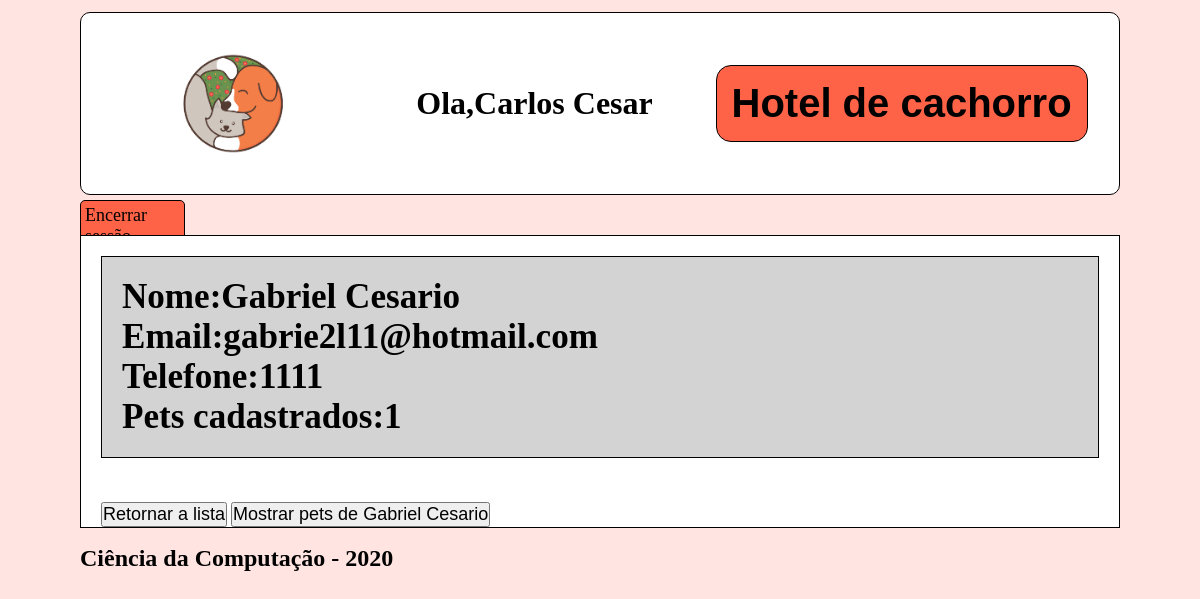
Screenshot of /meu-cliente/1 (signed in) with the database file from the repository.
### cliente/models.py (models this page shows, shortened)
class Pessoa(models.Model):
    _CPF = models.CharField(max_length=16, blank=False,null=False, default=0)
    _nome = models.CharField("Nome",max_length=100,blank=False,null=False)
    _email = models.EmailField("E-Mail",max_length=200,blank=True, null=False, unique=True)
    _tel = models.CharField("Telefone",max_length=20,blank=True,null=True)
    user = models.OneToOneField(User, verbose_name="Usuario",on_delete=models.CASCADE, null=True)
    class Meta:
        abstract = True
    @property
    def nome(self):
        return self._nome
    @property
    def CPF(self):
        return self._CPF
    @property
    def email(self):
        return self._email
    @property
    def tel(self):
        return self._tel

class Monitor(Pessoa):
    administrador = models.ForeignKey(Administrador, verbose_name="Administradores",on_delete=models.CASCADE, null=True,blank=True)
    _CTPS = models.CharField(max_length=25,blank=True,null=True)
    class Meta:
        verbose_name = 'monitor'
        verbose_name_plural = 'monitores'
    @property
    def CTPS(self):
        return self._CTPS

class Cliente(Pessoa):
    monitor_escolhido = models.ForeignKey(Monitor, verbose_name="Monitor responsável", on_delete=models.CASCADE, null=True,blank=True)
    class Meta:
        verbose_name = 'cliente'
        verbose_name_plural = 'clientes'

### cliente/views.py (the view)
# urls.py: path('meu-cliente/<id>', views.detalhe_cliente),
@login_required(login_url='/login/')
def detalhe_cliente(request,id):
    monitor = Monitor.objects.get(user = request.user)
    cliente = Cliente.objects.get(monitor_escolhido= monitor,id=id)
    pet = Pet.objects.filter(dono = cliente)
    return render(request, 'meu-cliente.html',{'cliente':cliente,'pet':pet,'monitor':monitor})

### cliente/templates/meu-cliente.html (shortened to what this page needs)
{%load static%}
<!DOCTYPE html>
<html lang="en">
<head>
</head>
<body>
    <div class="header">
            <img class="logo" src="{% static 'logo.png' %}" alt="My image">
            <h1 class="user">Ola,{{monitor.nome}}</h1>
            <h1 class="title">Hotel de cachorro</h1>
    </div>
    <div class="nav">
            <ul class="nav-1">
                <li class='logout'><a href="/logout/">Encerrar sessão</a></li>
            </ul>
    </div>
    <div class="conteudo">
        <div class="pet">
            <h3>Nome:{{cliente.nome}}</h3>
            <h3>Email:{{cliente.email}}</h3>
            <h3>Telefone:{{cliente.tel}}</h3>
            <h3>Pets cadastrados:{{pet.count}}</h3>
        </div>
        <div class="botoes">
            <button class=""><a href="/monitor/">Retornar a lista</a></button>
            <button class=""><a href="/meu-cliente/{{cliente.id}}/pets/">Mostrar pets de {{cliente.nome}}</a></button>
        </div>
    </div>
    <div class="footer">
        <footer>
            <h2>Ciência da Computação - 2020</h2>
        </footer>
    </div>
</body>
</html>

### cliente/templates/meu-cliente.html (style rules this page uses)
* { padding:0; margin:0; }
body { display: grid; background-color:mistyrose; min-width: 100vh; grid-template-columns: 1fr; grid-template-rows: 200px 30px 1fr 100px; grid-template-areas: 'cabecalho' 'navegacao' 'conteudo' 'rodape'; }
.header { display:flex; margin:12px 80px 5px 80px; grid-area: cabecalho; background-color:white; align-items:center; border:solid 1px black; border-radius: 10px; justify-content: space-around; }
.logo { height: 100%; }
.title { font-size:40px; font-family: Arial, "Helvetica Neue", Helvetica, sans-serif; border:solid 1px black; background-color:tomato; padding:15px; border-radius:15px; }
.nav { grid-area:navegacao; margin:0px 900px 5px 80px; }
.nav-1 { display: grid; list-style: none; grid-template-columns: 1fr 1fr; grid-gap: 10px; grid-template-areas: 'botao-1 botao-2'; }
.nav-1 .logout { grid-area:botao-1; padding:4px; border:solid 1px black; background-color:tomato; border-radius: 5px; }
a { text-decoration: none; font-size: 18px; color:black; }
.conteudo { grid-area:conteudo; margin:5px 80px 5px 80px; background-color:white; display: grid; grid-template-columns: 1fr; grid-gap: 24px; border:solid 1px black; }
.pet { margin:20px; border:solid 1px black; padding:20px; background-color:lightgray; font-size: 30px; }
.botoes { margin-left:20px; }
.footer { grid-area:rodape; margin:12px 80px 5px 80px; }

### rows the page displays
Monitor: nome "Carlos Cesar"
Cliente: nome "Gabriel Cesario", email "gabrie2l11@hotmail.com", tel "1111"

### other values shown
{{ pet.count }} "1"
